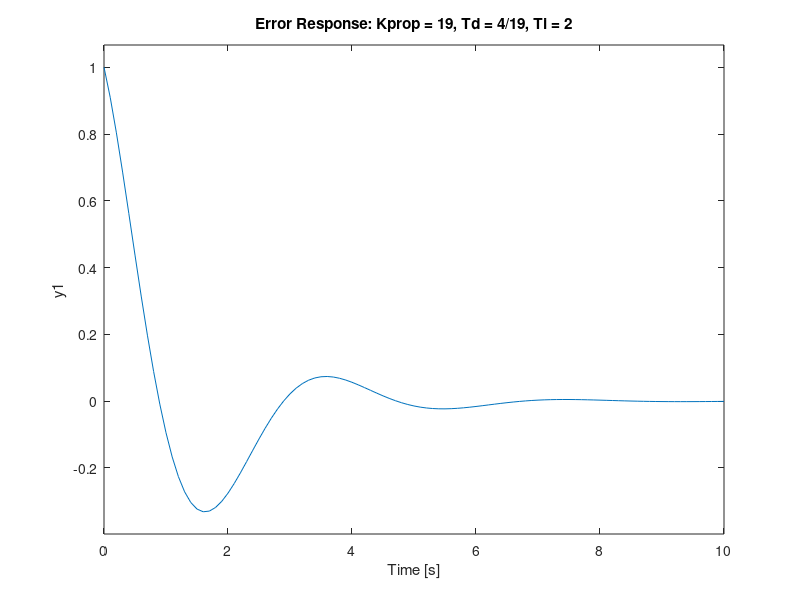

MATLAB code to generate this figure:
%% Tuning a PID Compensator
% By Dr Chris P. Jobling for EGLM03
% 
% This Matlab M-file presents an example that illustrates the effects of 
% tuning the PID parameters on the step and error response of a simple system. 
% The system model used is that of Figure 3.8 in Franklin, Powell and Emami-Naeni's 
% "Feedback Control of Dynamic Systems" (2nd Ed.).
%% The PID Compensator
% A PID compensator has the transfer function:
% 
% $$D(s)=\frac{U(s)}{E(s)}=K_\textrm{prop}+\frac{K_I}{s}+sK_D(s)$$
% 
% $$D(s)=\frac{K_Ds^2 + K_\textrm{prop}s+K_I}{s}$$
% 
% This can be rearranged into a form that is often found in commercial implementations 
% of the PID compensator:
% 
% $$D(s) = \frac{{{K_{{\text{prop}}}}\left( {{K_D}{\text{ }}/{K_{{\text{prop}}}}{s^2} 
% + s + {K_I}{\text{ }}/{K_{{\text{prop}}}}} \right)}}{s}$$
% 
% $${ = \frac{{{K_{{\rm{prop}}}}\left( {{T_D}{s^2} + s + {1 \mathord{\left/{{{{T_I}}}} 
% \right.}}} \right)}}{s}}$$
% 
% $${ = {K_{{\rm{prop}}}}\left( {1 + {T_D}s + {1 \mathord{\left/\left( T_Is\right) 
% \right)}$$
% 
% where $K_\textrm{prop}$ is called the "proportional gain" (with units of 
% percentage, i.e. 100% is equivalent to  $D(s)=1$), $T_D=K_D/K_\textrm{prop}$ 
% is known as the "derivative time", $T_I=K_I/K_\textrm{prop}$ is the "integral 
% or _reset time_" and $1/T_I$ is called the "reset rate". The tuning parameters 
% provided with commercial PID compensators are often calibrated in these units. 
%% Tuning the PID
% In this example a simple type 0 control system with open loop transfer function:
% 
% $$G(s) = \frac{1}{(s+1)(5s+1)}$$
% 
% is to be compensated with a PID compensator and the step and error responses 
% are considered as each parameter is adjusted.
% 
% We first define the plant:

s = tf('s');
G = 1/((s + 1)*(5*s + 1))
%% 
% We then obtain the step response and error responses of the plant with 
% unity gain feedback and no controller.
% 
% The closed loop transfer function of the system is 
% 
% $$G_c(s)=\frac{G(s)}{1+G(s)}$$
%%
Gc=feedback(G,1)
%% 
% The error transfer function is given by
% 
% $$G_e(s) = \frac{1}{1+G(s)}$$
%%
Ge=1/(1+G)
%% 
% To simulate these responses:
%%
subplot(211),step(Gc),title('Step Response'),grid
subplot(212),step(Ge),title('Error Response'),grid
%% 
% The incompensated system has a large steady-state step error of 0.5 (or 
% 50%). It is also overdamped and therefore slow. 
%% First Tuning Stage: Add Proportional Gain
% Let us add some proportional control to increase the rise time and to reduce 
% the error to 5%. Increasing the proportional gain of the system can satisfy 
% the error requirement 
%%
Kprop = 19;  
D = Kprop;  
Go = D*G
%%
Gc = feedback(Go,1);
Ge = 1/(1 + Go);  
subplot(211),step(Gc),title('Step Response: Kprop = 19'),grid
subplot(212),step(Ge),title('Error Response: Kprop = 19'),grid
%% 
% Note that the steady-state error is now 5% as required and that the proportional 
% controller has speeded up the response time, but at the cost of reduced damping 
% and excessive overshoot and settling time.
%% Second Tuning Stage: Add Derivative Action
% To reduce the overshoot and settling time we add some derivative action to 
% dampen the response without affecting the steady state error.
%%
Td = 4/19;  
Deriv = Td*s;
D = Kprop *(1 + Deriv);  
Go = D*G;
%%
Gc = feedback(Go,1)  
Ge=1/(1 + Go)
%%
subplot(211),step(Gc),title('Step Response: Kprop = 19, Td = 4/19'),grid
subplot(212),step(Ge),title('Error Response: Kprop = 19, Td = 4/19'),grid
%% Third Tuning Stage: Add Integral Action
% Finally adding some integral action will eliminate the steady-state step error 
% altogether.
%%
Ti = 2;  
Integ = (1/Ti)/s;
D = Kprop*(1 + Deriv + Integ);  
Go = D*G
%%
Gc=feedback(Go,1)
Ge=1/(1 + Go)
%%
subplot(211),step(Gc),title('Step Response: Kprop = 19, Td = 4/19, Ti = 2'),grid 
subplot(212),step(Ge),title('Error Response: Kprop = 19, Td = 4/19, Ti = 2'),grid
%% Comments
% One would probably try further adjustments to reduce the overshoot that the 
% addition of integral action produces
%% Exercises
% You might like to try further adjustments of the parameters $K_{\mathrm{prop}}$,  
% $T_d$ and  $T_I$.
% 
% See also the companion documents on the analytical design of a PID compensator 
% and Zeigler-Nichols tuning.